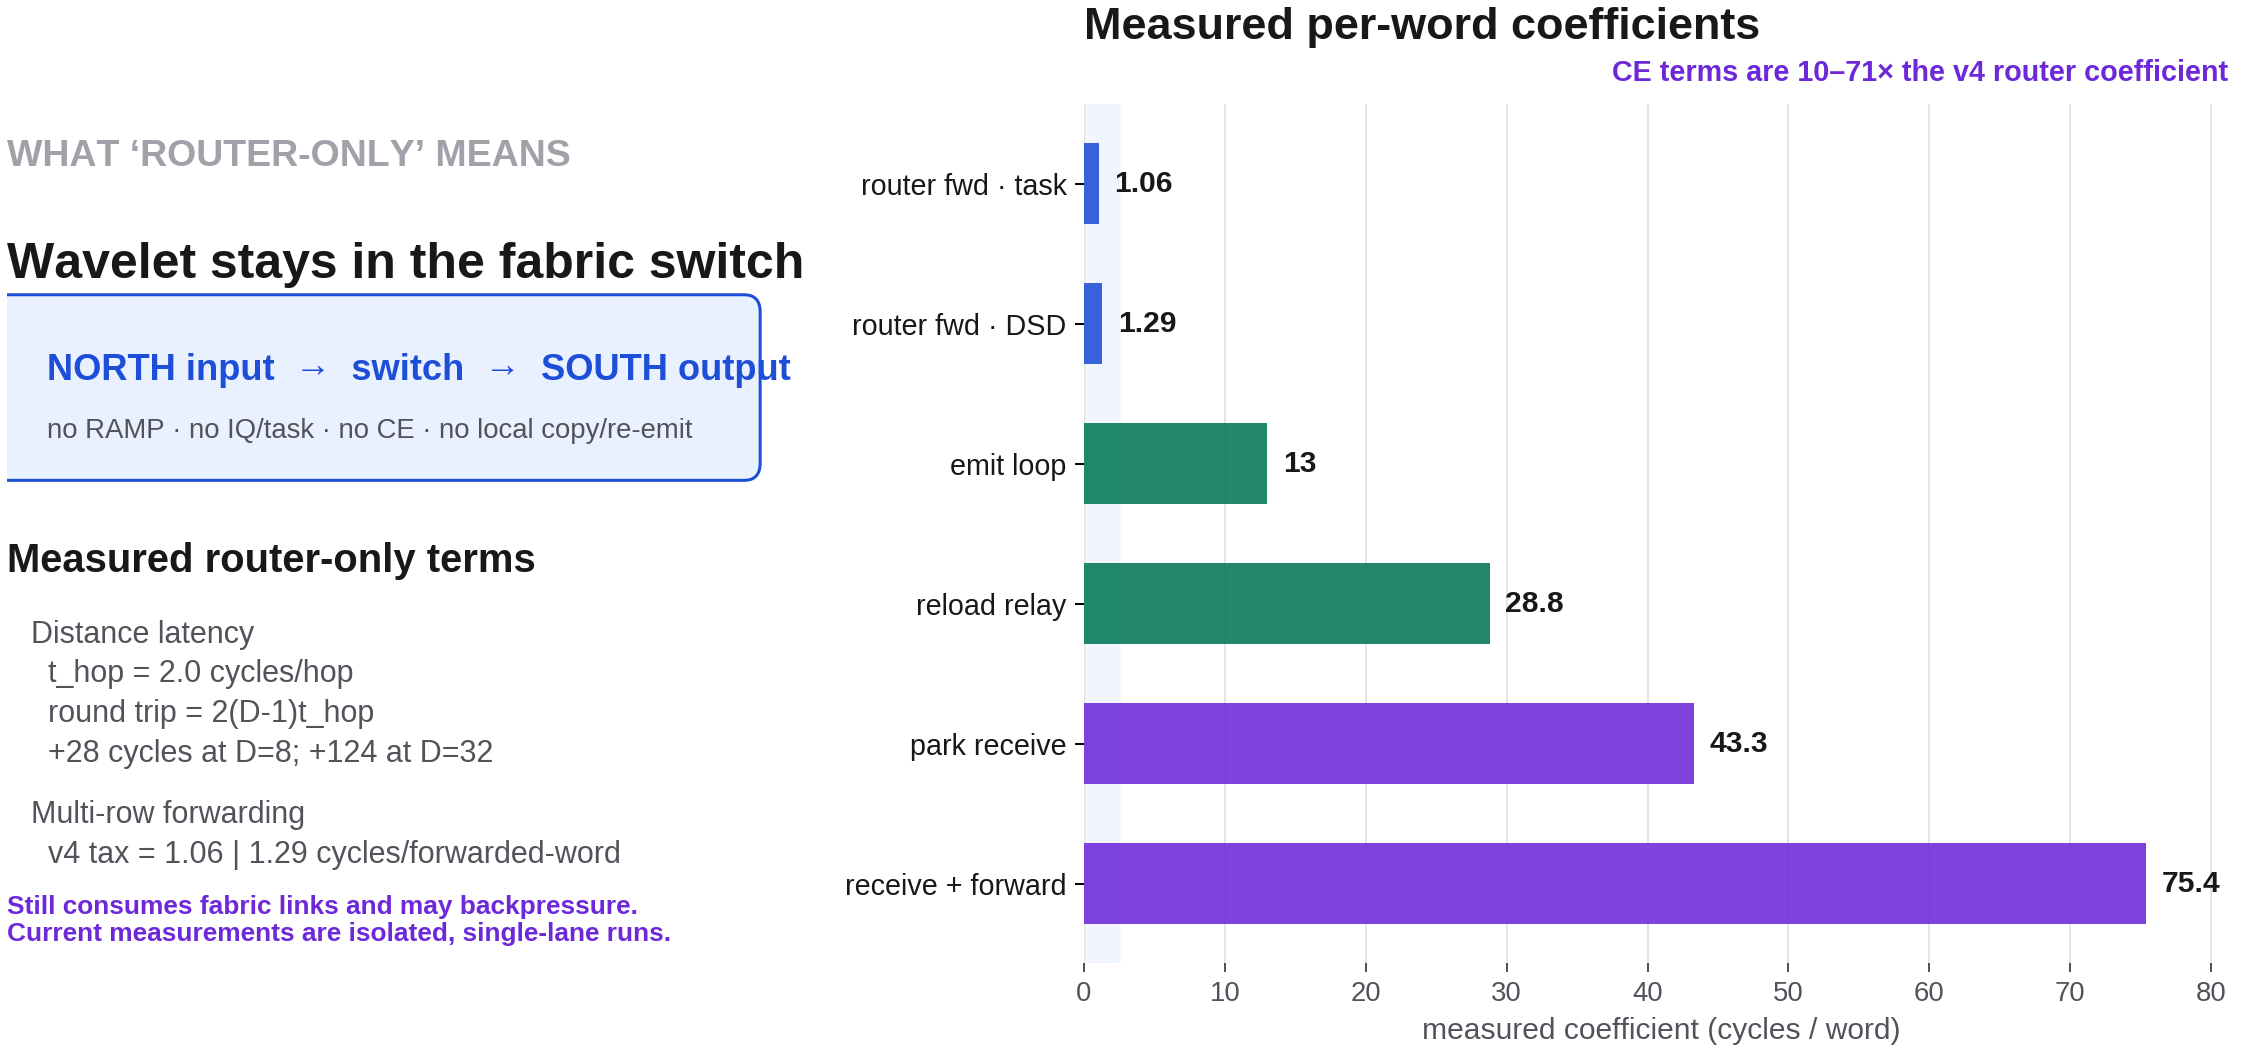

Recreate this plot in Python.
#!/usr/bin/env python3
"""Render slide-7 content: define router-only and compare CE coefficients."""

from pathlib import Path

import matplotlib.pyplot as plt
import numpy as np
from matplotlib.patches import FancyBboxPatch


HERE = Path(__file__).resolve().parent
OUT = HERE / "fig_router_vs_ce.png"

INK = "#18181B"
BODY = "#52525B"
MUTED = "#A1A1AA"
VIOLET = "#6D28D9"
BLUE = "#1D4ED8"
GREEN = "#047857"
RULE = "#E4E4E7"
CARD = "#F7F7F8"

plt.rcParams.update({"font.family": "Arimo"})

fig = plt.figure(figsize=(16, 6.2), dpi=180, facecolor="white")
gs = fig.add_gridspec(1, 2, width_ratios=[0.82, 1.18], wspace=0.28)
ax_l = fig.add_subplot(gs[0, 0])
ax_r = fig.add_subplot(gs[0, 1])
ax_l.set_axis_off()

ax_l.text(0.00, 0.96, "WHAT ‘ROUTER-ONLY’ MEANS", color=MUTED,
          fontsize=15, fontweight="bold", va="top", transform=ax_l.transAxes)
ax_l.text(0.00, 0.84, "Wavelet stays in the fabric switch",
          color=INK, fontsize=20, fontweight="bold", va="top",
          transform=ax_l.transAxes)

path_box = FancyBboxPatch((0.00, 0.58), 0.92, 0.18,
                          boxstyle="round,pad=0.018,rounding_size=0.02",
                          linewidth=1.2, edgecolor=BLUE, facecolor="#E9F0FE",
                          transform=ax_l.transAxes)
ax_l.add_patch(path_box)
ax_l.text(0.05, 0.69, "NORTH input  →  switch  →  SOUTH output",
          color=BLUE, fontsize=14.5, fontweight="bold", va="center",
          transform=ax_l.transAxes)
ax_l.text(0.05, 0.62, "no RAMP · no IQ/task · no CE · no local copy/re-emit",
          color=BODY, fontsize=11, va="center", transform=ax_l.transAxes)

ax_l.text(0.00, 0.49, "Measured router-only terms", color=INK,
          fontsize=16, fontweight="bold", va="top", transform=ax_l.transAxes)
ax_l.text(0.03, 0.40,
          "Distance latency\n"
          "  t_hop = 2.0 cycles/hop\n"
          "  round trip = 2(D-1)t_hop\n"
          "  +28 cycles at D=8; +124 at D=32",
          color=BODY, fontsize=12.2, linespacing=1.42, va="top",
          transform=ax_l.transAxes)
ax_l.text(0.03, 0.19,
          "Multi-row forwarding\n"
          "  v4 tax = 1.06 | 1.29 cycles/forwarded-word",
          color=BODY, fontsize=12.2, linespacing=1.42, va="top",
          transform=ax_l.transAxes)
ax_l.text(0.00, 0.02,
          "Still consumes fabric links and may backpressure.\n"
          "Current measurements are isolated, single-lane runs.",
          color=VIOLET, fontsize=10.5, fontweight="bold", va="bottom",
          transform=ax_l.transAxes)

labels = [
    "router fwd · task",
    "router fwd · DSD",
    "emit loop",
    "reload relay",
    "park receive",
    "receive + forward",
]
values = np.array([1.06, 1.29, 13.0, 28.8, 43.3, 75.4])
colors = [BLUE, BLUE, GREEN, GREEN, VIOLET, VIOLET]
y = np.arange(len(labels))
bars = ax_r.barh(y, values, color=colors, alpha=0.88, height=0.58)
ax_r.set_yticks(y, labels, fontsize=11.5, color=INK)
ax_r.invert_yaxis()
ax_r.set_xlim(0, 82)
ax_r.set_xlabel("measured coefficient (cycles / word)", fontsize=12,
                color=BODY)
ax_r.set_title("Measured per-word coefficients",
               loc="left", fontsize=18, fontweight="bold", color=INK, pad=26)
ax_r.text(0.99, 1.02, "CE terms are 10–71× the v4 router coefficient",
          transform=ax_r.transAxes, ha="right", va="bottom", color=VIOLET,
          fontsize=11.5, fontweight="bold")
ax_r.grid(axis="x", color=RULE, linewidth=0.8)
ax_r.set_axisbelow(True)
for spine in ax_r.spines.values():
    spine.set_visible(False)
ax_r.tick_params(axis="x", colors=BODY, labelsize=11)
for bar, value in zip(bars, values):
    ax_r.text(value + 1.1, bar.get_y() + bar.get_height()/2,
              f"{value:g}", va="center", ha="left", fontsize=12,
              color=INK, fontweight="bold")
ax_r.axvspan(0, 2.5, color="#E9F0FE", alpha=0.6, zorder=0)

fig.savefig(OUT, bbox_inches="tight", pad_inches=0.04, facecolor="white")
print(OUT)
